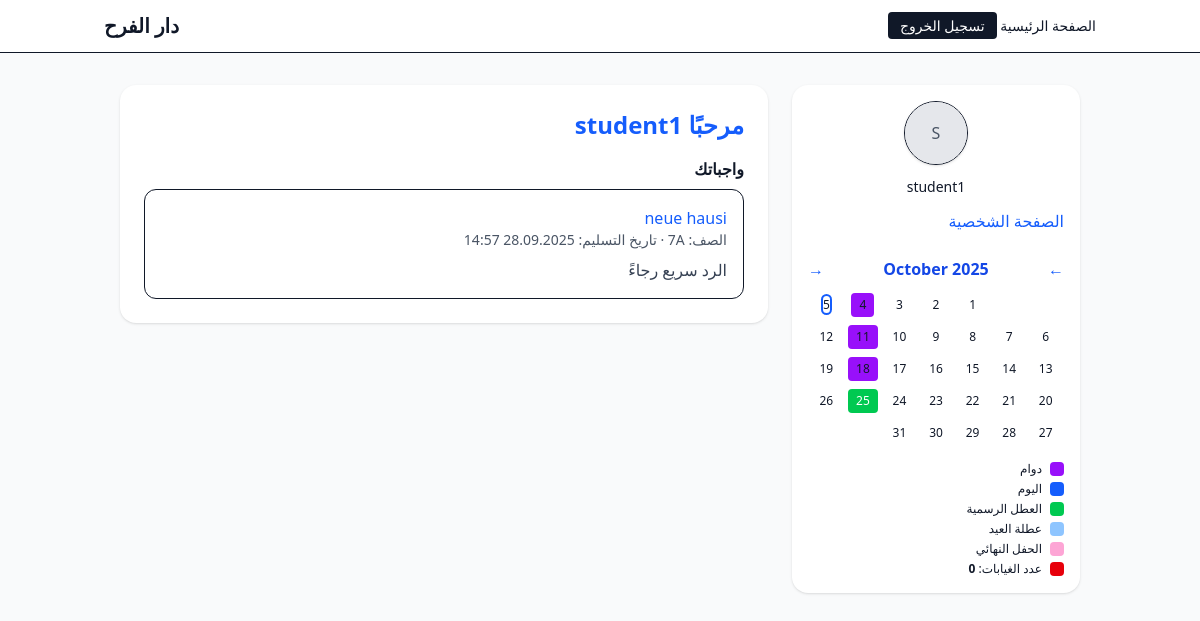
The page / (signed in) on the database as committed earlier.
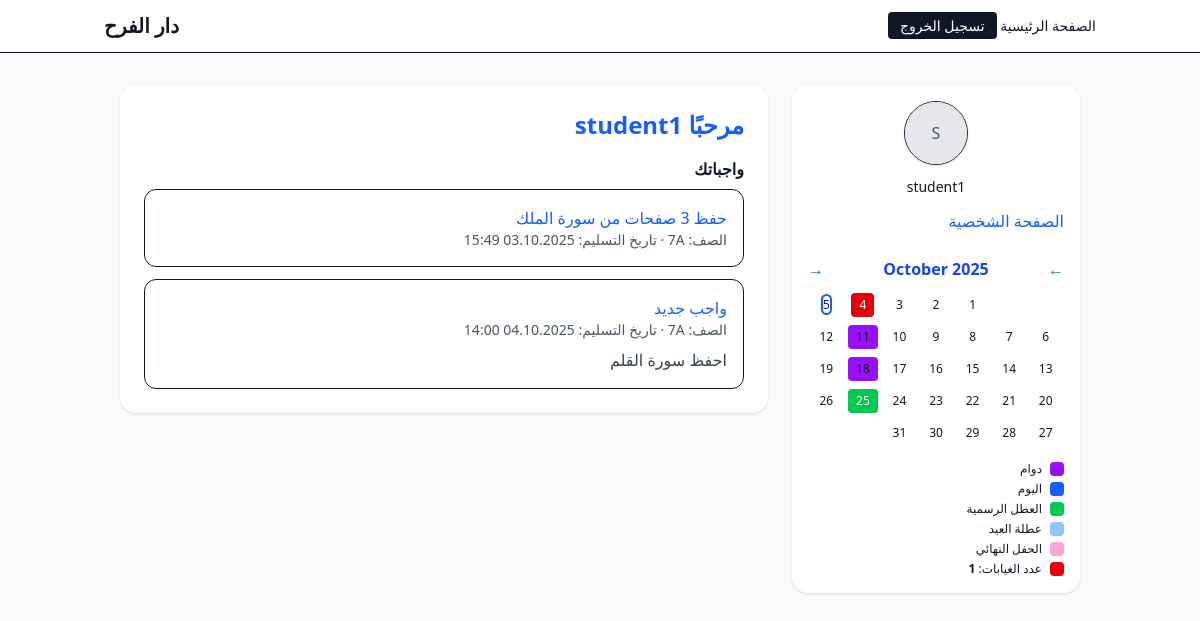
The same page on the database as committed later.
### core/models.py (models this page shows, shortened)
class Assignment(models.Model):
    classroom = models.ForeignKey(ClassRoom, on_delete=models.CASCADE, related_name="assignments")
    title = models.CharField(max_length=200)
    description = models.TextField(blank=True)
    due_at = models.DateTimeField()
    created_by = models.ForeignKey(User, on_delete=models.CASCADE, related_name="assignments_created")
    created_at = models.DateTimeField(auto_now_add=True)

### core/views.py (the view)
# urls.py: 2. Add a URL to urlpatterns:  path('', views.home, name='home')
def home(request):
    assignments = []
    today = dt.date.today()
    try:
        y = int(request.GET.get("y", today.year))
        m = int(request.GET.get("m", today.month))
    except (TypeError, ValueError):
        y, m = today.year, today.month
    if m < 1:
        y, m = y - 1, 12
    elif m > 12:
        y, m = y + 1, 1
    if request.user.is_authenticated:
        teacher_classes = request.user.classes_as_teacher.all()
        student_classes = request.user.classes_as_student.all()
        if teacher_classes.exists():
            assignments = Assignment.objects.filter(
                classroom__in=teacher_classes
            ).select_related("classroom").order_by("-created_at")[:20]
        elif student_classes.exists():
            assignments = Assignment.objects.filter(
                classroom__in=student_classes
            ).select_related("classroom").order_by("-created_at")[:20]
        else:
            assignments = (Assignment.objects
                           .select_related("classroom")
                           .order_by("-created_at")[:10])
    special_map = {
        d.day: cls
        for d, cls in SPECIAL_DATES.items()
        if d.year == y and d.month == m
    }
    purple_days = {
        d.day for d, cls in SPECIAL_DATES.items()
        if d.year == y and d.month == m and cls == "bg-purple-600"
    }
    absences = set()
    if request.user.is_authenticated:
        month_start = dt.date(y, m, 1)
        next_first = (month_start.replace(day=28) + dt.timedelta(days=4)).replace(day=1)
        absences = {
            a.date.day for a in Absence.objects.filter(
                user=request.user, date__gte=month_start, date__lt=next_first
            )
        }
    absences_count = len(absences)
    (py, pm), (ny, nm) = month_neighbors(y, m)
    weeks = calendar.monthcalendar(y, m)
    absences_total = 0
    if request.user.is_authenticated:
        absences_total = Absence.objects.filter(
            user=request.user,
            date__gte=ACADEMIC_START,
            date__lt=ACADEMIC_END_EXCL,
        ).count()
    ctx = {
        "assignments": assignments,
        "cal_year": y, "cal_month": m, "cal_weeks": weeks,
        "cal_month_name": calendar.month_name[m],
        "cal_prev_y": (dt.date(y, m, 1) - dt.timedelta(days=1)).year,
        "cal_prev_m": (dt.date(y, m, 1) - dt.timedelta(days=1)).month,
        "cal_next_y": ((dt.date(y, m, 28) + dt.timedelta(days=4)).replace(day=1)).year,
        "cal_next_m": ((dt.date(y, m, 28) + dt.timedelta(days=4)).replace(day=1)).month,
        "cal_today": today,
        "special_map": special_map,
        "purple_days": purple_days,
        "absences": absences,
        "absences_total": absences_total,
    }
    return render(request, "core/home.html", ctx)

### core/templatetags/extras.py (called while the page is built)
@register.filter
def dict_get(d, key):
    if not isinstance(d, dict):
        return None
    return d.get(key)

### core/views.py (called while the page is built)
def month_neighbors(year, month):
    first = dt.date(year, month, 1)
    prev_last = first - dt.timedelta(days=1)
    next_first = (first.replace(day=28) + dt.timedelta(days=4)).replace(day=1)
    return (prev_last.year, prev_last.month), (next_first.year, next_first.month)

### templates/core/home.html (shortened to what the changed rows need)
{% extends "base.html" %}
{% load extras %}
{% block content %}
<div class="mx-auto max-w-6xl px-4">
    <div class="grid gap-6 lg:grid-cols-[minmax(0,1fr)_18rem] items-start">
        <main class="space-y-6">
            <div class="bg-white rounded-2xl shadow p-6" dir="rtl">
                <h2 class="text-2xl font-semibold mb-4 text-blue-600">مرحبًا {{ user.username }}</h2>
                {% if user.is_authenticated %}
                {% if assignments %}
                <ul class="space-y-3">
                    {% for a in assignments %}
                    <li class="p-4 border rounded-xl" dir="rtl">
                        <div class="font-medium">
                            <a class="text-blue-600 hover:underline" href="{% url 'assignment_detail' a.id %}">
                                {{ a.title }}
                            </a>
                        </div>
                        <div class="text-sm text-gray-600">
                            الصف: {{ a.classroom.name }} · تاريخ التسليم: {{ a.due_at|date:"d.m.Y H:i" }}
                        </div>
                        {% if a.description %}<p class="mt-2 text-gray-700">{{ a.description }}</p>{% endif %}
                    </li>
                    {% endfor %}
                </ul>
                {% else %}
                <p class="text-gray-600">لا توجد واجبات (ربما لم يتم تعيينك إلى صف بعد).</p>
                {% endif %}
                {% else %}
                <p class="text-gray-600">2025/2026</p>
                {% endif %}
            </div>
        </main>
        {% if request.user.is_authenticated %}
        <aside class="bg-white rounded-2xl shadow p-4 lg:sticky lg:top-20 max-h-[80vh] overflow-auto w-full" dir="rtl">
            <ul class="space-y-3">
                <li>
                    <form method="post" action="{% url 'profile' %}" enctype="multipart/form-data" class="text-center">
                        <label for="avatarInput"
                            class="block w-16 h-16 mx-auto rounded-full overflow-hidden border shadow cursor-pointer">
                            {% if request.user.profile.avatar %}
                            <img src="{{ request.user.profile.avatar.url }}" class="w-full h-full object-cover"
                                alt="avatar">
                            {% else %}
                            <div class="w-full h-full grid place-items-center bg-gray-200 text-gray-600">
                                {{ request.user.username|first|upper }}
                            </div>
                            {% endif %}
                        </label>
                    </form>
                </li>
                <li>
                    <p class="mt-3 text-center text-sm">{{ request.user.username }}</p>
                </li>
                <li><a href="{% url 'profile' %}" class="text-blue-600 hover:underline">الصفحة الشخصية</a></li>
                <li class="mt-6">
                    <div class="flex justify-between items-center mb-2">
                        <a href="?y={{ cal_prev_y }}&m={{ cal_prev_m }}" class="text-blue-600">&larr;</a>
                        <span class="font-semibold text-blue-700">{{ cal_month_name }} {{ cal_year }}</span>
                        <a href="?y={{ cal_next_y }}&m={{ cal_next_m }}" class="text-blue-600">&rarr;</a>
                    </div>
                    <table class="w-full text-center text-xs">
                        <tbody>
                            {% for week in cal_weeks %}
                            <tr>
                                {% for day in week %}
                                {% if day == 0 %}
                                <td class="py-1"></td>
                                {% else %}
                                <td class="py-1">
                                    <button type="button" class="cal-day px-2 py-1 rounded
                     {% if day in absences %} bg-red-600 text-white is-absent
                     {% elif special_map|dict_get:day %} {{ special_map|dict_get:day }}
                     {% endif %}
                     {% if day in purple_days and day not in absences %} is-purple{% endif %}"
                                        data-date="{{ cal_year }}-{{ cal_month|stringformat:'02d' }}-{{ day|stringformat:'02d' }}"
                                        {% if day not in purple_days or day in absences %}disabled{% endif %}>
                                        <span
                                            class="{% if day == cal_today.day and cal_month == cal_today.month and cal_year == cal_today.year %} ring-2 ring-blue-600 rounded {% endif %}">
                                            {{ day }}
                                        </span>
                                    </button>
                                </td>
                                {% endif %}
                                {% endfor %}
                            </tr>
                            {% endfor %}
                        </tbody>
                    </table>
                    <div class="mt-3 space-y-1 text-xs" dir="rtl">
                        <div class="flex items-center gap-2">
                            <span class="inline-block w-3.5 h-3.5 rounded bg-purple-600"></span>
                            <span>دوام</span>
                        </div>
                        <div class="flex items-center gap-2">
                            <span class="inline-block w-3.5 h-3.5 rounded bg-blue-600"></span>
                            <span>اليوم</span>
                        </div>
                        <div class="flex items-center gap-2">
                            <span class="inline-block w-3.5 h-3.5 rounded bg-green-500"></span>
                            <span>العطل الرسمية</span>
                        </div>
                        <div class="flex items-center gap-2">
                            <span class="inline-block w-3.5 h-3.5 rounded bg-blue-300 text-gray-900"></span>
                            <span>عطلة العيد</span>
                        </div>
                        <div class="flex items-center gap-2">
                            <span class="inline-block w-3.5 h-3.5 rounded bg-pink-300 text-gray-900"></span>
                            <span>الحفل النهائي</span>
                        </div>
                        <div class="flex items-center gap-2">
                            <span class="inline-block w-3.5 h-3.5 rounded bg-red-600"></span>
                            <span>عدد الغيابات: <b id="absencesCount">{{ absences_total }}</b></span>
                        </div>
                    </div>
                </li>
            </ul>
        </aside>
        {% endif %}
    </div>
</div>
{% endblock %}

Rows that differ between the two databases and show on the page:
added Assignment: title "حفظ 3 صفحات من سورة الملك", due_at "03.10.2025 15:49"
changed Assignment: title "neue hausi" → "واجب جديد"; due_at "28.09.2025 14:57" → "04.10.2025 14:00"; description "الرد سريع رجاءً" → "احفظ سورة القلم"
Other text that changed with them:
{{ absences_total }}: "0" → "1"
